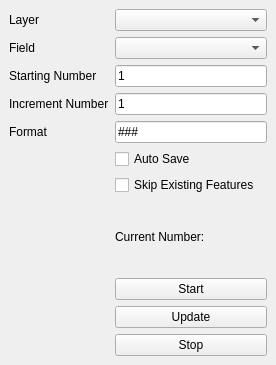
<?xml version="1.0" encoding="UTF-8"?>
<ui version="4.0">
 <class>SequentialNumberingDockWidgetBase</class>
 <widget class="QDockWidget" name="SequentialNumberingDockWidgetBase">
  <property name="geometry">
   <rect>
    <x>0</x>
    <y>0</y>
    <width>276</width>
    <height>365</height>
   </rect>
  </property>
  <property name="windowTitle">
   <string>Sequential Numbering</string>
  </property>
  <widget class="QWidget" name="dockWidgetContents">
   <layout class="QGridLayout" name="gridLayout">
    <item row="3" column="0">
     <widget class="QLabel" name="label_2">
      <property name="text">
       <string>Increment Number</string>
      </property>
     </widget>
    </item>
    <item row="4" column="1">
     <widget class="QLineEdit" name="txtFormat">
      <property name="text">
       <string>###</string>
      </property>
     </widget>
    </item>
    <item row="6" column="1">
     <widget class="QCheckBox" name="chkSkipExisting">
      <property name="text">
       <string>Skip Existing Features</string>
      </property>
     </widget>
    </item>
    <item row="9" column="1">
     <widget class="QPushButton" name="btnUpdate">
      <property name="text">
       <string>Update</string>
      </property>
     </widget>
    </item>
    <item row="0" column="0">
     <widget class="QLabel" name="label_3">
      <property name="text">
       <string>Layer</string>
      </property>
     </widget>
    </item>
    <item row="10" column="1">
     <widget class="QPushButton" name="btnStop">
      <property name="text">
       <string>Stop</string>
      </property>
     </widget>
    </item>
    <item row="4" column="0">
     <widget class="QLabel" name="label_5">
      <property name="text">
       <string>Format</string>
      </property>
     </widget>
    </item>
    <item row="7" column="1">
     <widget class="QLabel" name="lblCurrentNumber">
      <property name="text">
       <string>Current Number: </string>
      </property>
     </widget>
    </item>
    <item row="2" column="0">
     <widget class="QLabel" name="label">
      <property name="text">
       <string>Starting Number</string>
      </property>
     </widget>
    </item>
    <item row="0" column="1">
     <widget class="QComboBox" name="cmbLayer">
      <property name="autoFillBackground">
       <bool>false</bool>
      </property>
     </widget>
    </item>
    <item row="2" column="1">
     <widget class="QLineEdit" name="txtStartNumber">
      <property name="text">
       <string>1</string>
      </property>
     </widget>
    </item>
    <item row="1" column="1">
     <widget class="QComboBox" name="cmbField"/>
    </item>
    <item row="3" column="1">
     <widget class="QLineEdit" name="txtIncrement">
      <property name="text">
       <string>1</string>
      </property>
     </widget>
    </item>
    <item row="5" column="1">
     <widget class="QCheckBox" name="chkAutoSave">
      <property name="text">
       <string>Auto Save</string>
      </property>
     </widget>
    </item>
    <item row="1" column="0">
     <widget class="QLabel" name="label_4">
      <property name="text">
       <string>Field</string>
      </property>
     </widget>
    </item>
    <item row="8" column="1">
     <widget class="QPushButton" name="btnStart">
      <property name="text">
       <string>Start</string>
      </property>
     </widget>
    </item>
   </layout>
  </widget>
 </widget>
 <resources/>
 <connections/>
</ui>
